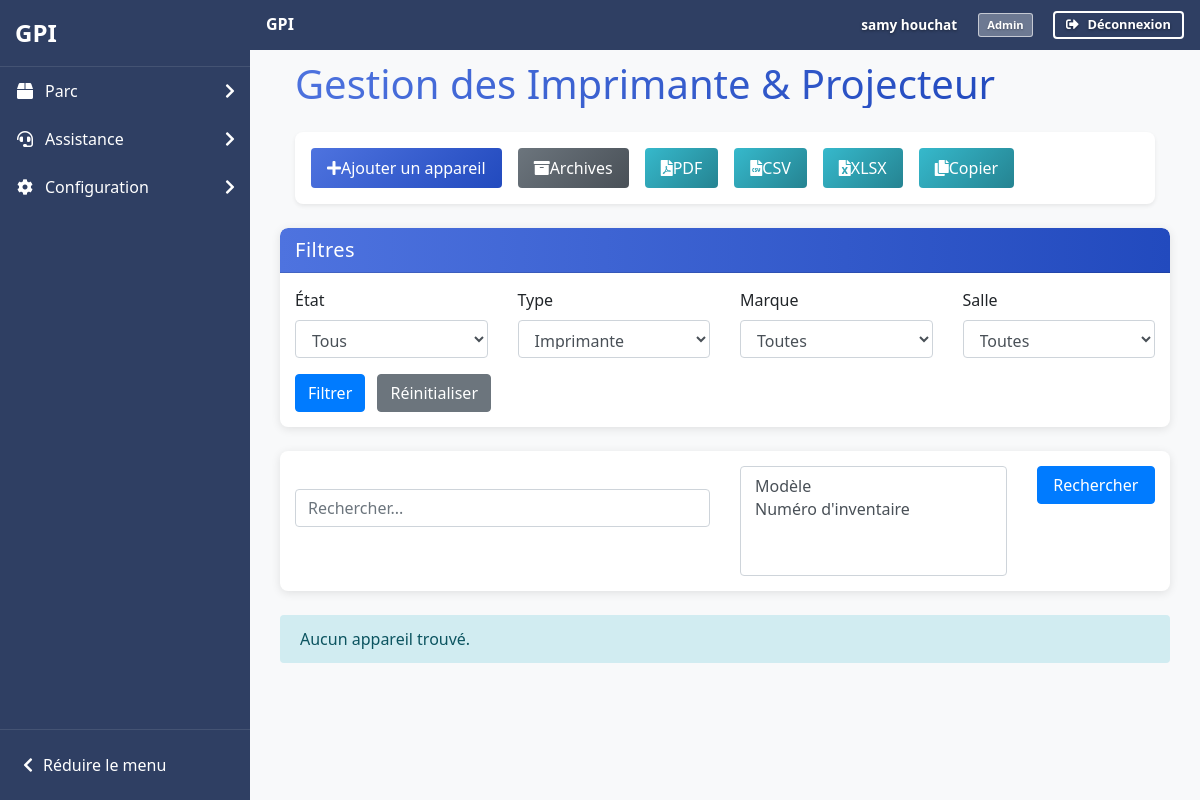
The page /pages/common/Gestion_appareil.php?type=Imprimante (signed in) on the database as committed earlier.
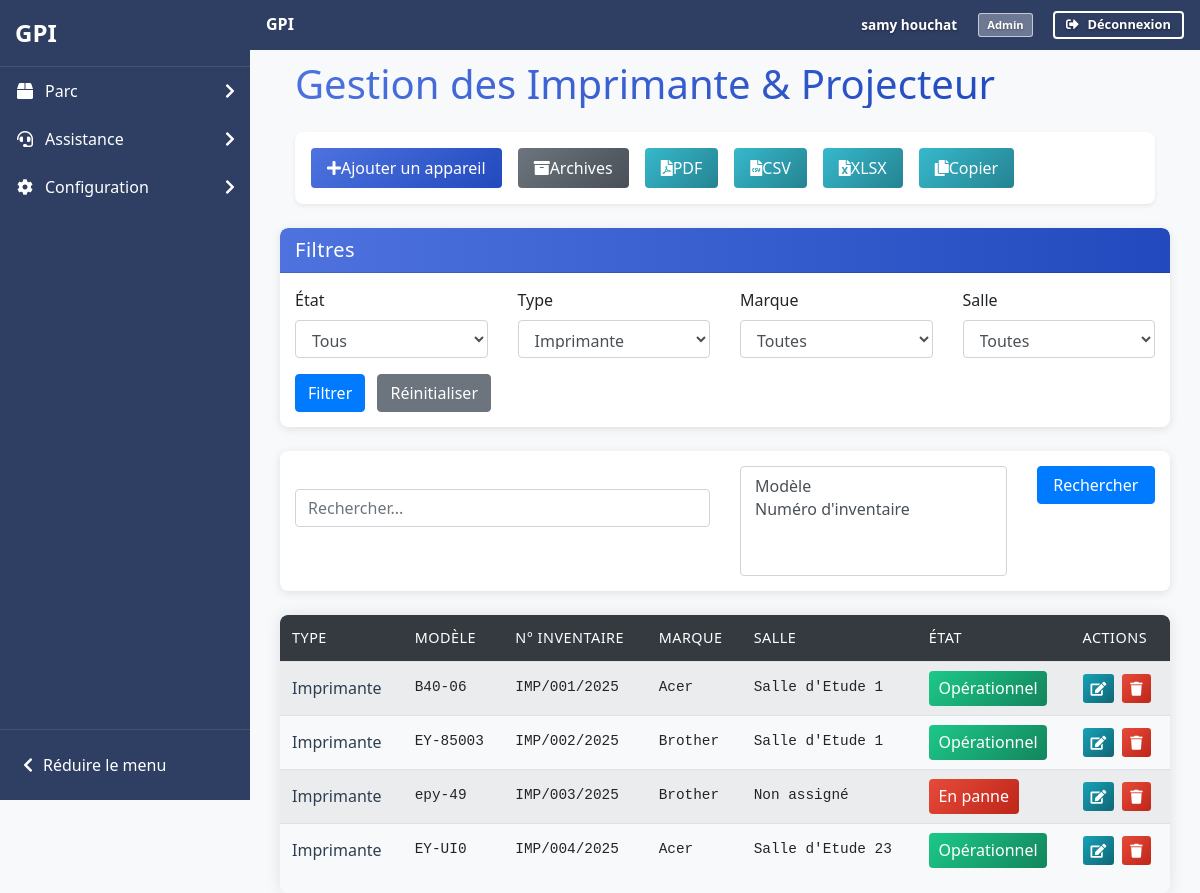
The same page on the database as committed later.
### tables this page shows
CREATE TABLE IF NOT EXISTS `appareils` (
  `id_appareil` int NOT NULL AUTO_INCREMENT,
  `type` enum('Imprimante','Projecteur') NOT NULL,
  `modele` varchar(100) NOT NULL,
  `numero_inventaire` varchar(50) NOT NULL,
  `etat` enum('Operationnel','En panne') NOT NULL DEFAULT 'Operationnel',
  `id_marque` int NOT NULL,
  `id_salle` int UNSIGNED DEFAULT NULL,
  `date_ajout` timestamp NULL DEFAULT CURRENT_TIMESTAMP,
  `supprime_le` timestamp NULL DEFAULT NULL,
  `est_affecte` tinyint(1) GENERATED ALWAYS AS ((`id_salle` is not null)) VIRTUAL,
  PRIMARY KEY (`id_appareil`),
  UNIQUE KEY `numero_serie` (`numero_inventaire`),
  KEY `id_marque` (`id_marque`),
  KEY `id_salle` (`id_salle`),
  KEY `type` (`type`),
  KEY `etat` (`etat`),
  KEY `supprime_le` (`supprime_le`)
);

CREATE TABLE IF NOT EXISTS `marque` (
  `id_marque` int NOT NULL AUTO_INCREMENT,
  `nom_marque` varchar(255) NOT NULL,
  PRIMARY KEY (`id_marque`),
  UNIQUE KEY `nom_marque` (`nom_marque`)
);

CREATE TABLE IF NOT EXISTS `salles` (
  `id_salle` int UNSIGNED NOT NULL AUTO_INCREMENT,
  `nom_salle` varchar(50) NOT NULL,
  `etage` enum('2','3') NOT NULL,
  `groupe` enum('Administratif','Etude','Cisco') NOT NULL,
  PRIMARY KEY (`id_salle`),
  UNIQUE KEY `unique_salle_etage` (`nom_salle`,`etage`)
);

### includes/filters.php (the view, shortened to what the changed rows need)
<?php
function getFilterForm($type, $filters = []) {
    $pdo = connectDB();
    $html = '<div class="card mb-4">
        <div class="card-header">
            <h5 class="mb-0">Filtres</h5>
        </div>
        <div class="card-body">
            <form method="GET" class="row">';
    $html .= '<div class="col-md-3 mb-3">
        <label>État</label>
        <select name="etat" class="form-control">';
    if ($type === 'poste') {
        $html .= '<option value="">Tous</option>';
        $html .= '<option value="opérationnel" ' . (isset($filters['etat']) && $filters['etat'] == 'opérationnel' ? 'selected' : '') . '>Opérationnel</option>';
        $html .= '<option value="en_panne" ' . (isset($filters['etat']) && $filters['etat'] == 'en_panne' ? 'selected' : '') . '>En panne</option>';
    } else {
        $html .= '<option value="">Tous</option>';
        $html .= '<option value="Operationnel" ' . (isset($filters['etat']) && $filters['etat'] == 'Operationnel' ? 'selected' : '') . '>Opérationnel</option>';
        $html .= '<option value="En panne" ' . (isset($filters['etat']) && $filters['etat'] == 'En panne' ? 'selected' : '') . '>En panne</option>';
    }
    $html .= '</select></div>';
    switch($type) {
        case 'appareil':
            $marques = $pdo->query("SELECT * FROM marque ORDER BY nom_marque")->fetchAll();
            $html .= '<div class="col-md-3 mb-3">
                <label>Type</label>
                <select name="type" class="form-control">
                    <option value="">Tous</option>
                    <option value="Imprimante" ' . (isset($filters['type']) && $filters['type'] == 'Imprimante' ? 'selected' : '') . '>Imprimante</option>
                    <option value="Projecteur" ' . (isset($filters['type']) && $filters['type'] == 'Projecteur' ? 'selected' : '') . '>Projecteur</option>
                </select>
            </div>';
            $html .= '<div class="col-md-3 mb-3">
                <label>Marque</label>
                <select name="id_marque" class="form-control">
                    <option value="">Toutes</option>';
            foreach($marques as $marque) {
                $html .= '<option value="' . $marque['id_marque'] . '" ' .
                         (isset($filters['id_marque']) && $filters['id_marque'] == $marque['id_marque'] ? 'selected' : '') . '>' .
                         htmlspecialchars($marque['nom_marque']) . '</option>';
            }
            $html .= '</select></div>';
            break;
    }
    $salles = $pdo->query("SELECT * FROM salles ORDER BY nom_salle")->fetchAll();
    $html .= '<div class="col-md-3 mb-3">
        <label>Salle</label>
        <select name="id_salle" class="form-control">
            <option value="">Toutes</option>';
    foreach($salles as $salle) {
        $html .= '<option value="' . $salle['id_salle'] . '" ' .
                 (isset($filters['id_salle']) && $filters['id_salle'] == $salle['id_salle'] ? 'selected' : '') . '>' .
                 htmlspecialchars($salle['nom_salle']) . '</option>';
    }
    $html .= '</select></div>';
    $html .= '<div class="col-12">
            <button type="submit" class="btn btn-primary">Filtrer</button>
            <a href="?" class="btn btn-secondary ml-2">Réinitialiser</a>
        </div>
        </form>
    </div>
    </div>';
    return $html;
}
function buildFilterQuery($type, $filters) {
    $where = [];
    $params = [];
    switch($type) {
        case 'appareil':
            if (!empty($filters['type'])) {
                $where[] = "a.type = ?";
                $params[] = $filters['type'];
            }
            break;
    }
    $whereClause = !empty($where) ? " WHERE " . implode(" AND ", $where) : "";
    return ['clause' => $whereClause, 'params' => $params];
}
function getSearchForm($search = '', $columns = []) {
    $html = '<div class="card mb-4">
        <div class="card-body">
            <form method="GET" class="row">
                <div class="col-md-6">
                    <input type="text" name="search" class="form-control"
                           placeholder="Rechercher..."
                           value="' . htmlspecialchars($search) . '">
                </div>
                <div class="col-md-4">
                    <select name="search_columns[]" class="form-control" multiple>';
    foreach($columns as $key => $label) {
        $selected = isset($_GET['search_columns']) && in_array($key, $_GET['search_columns']) ? 'selected' : '';
        $html .= '<option value="' . $key . '" ' . $selected . '>' . htmlspecialchars($label) . '</option>';
    }
    $html .= '</select>
                </div>
                <div class="col-md-2">
                    <button type="submit" class="btn btn-primary w-100">Rechercher</button>
                </div>
            </form>
        </div>
    </div>';
    return $html;
}

### pages/common/Gestion_appareil.php (shortened to what the changed rows need)
<?php
require_once '../../includes/functions.php';
require_once '../../includes/filters.php';
?>
<div class="container-fluid mt-4">
    <h1 class="mb-4 text-gradient">Gestion des Imprimante & Projecteur</h1>
    <div class="card mb-4 shadow-sm">
    </div>
</div>
<?php
try {
    $pdo = connectDB();
    $filters = [
        'type' => $_GET['type'] ?? '',
        'etat' => $_GET['etat'] ?? '',
        'id_salle' => $_GET['id_salle'] ?? '',
        'id_marque' => $_GET['id_marque'] ?? ''
    ];
    $search = $_GET['search'] ?? '';
    echo getFilterForm('appareil', $filters);
    $searchColumns = [
        'modele' => 'Modèle',
        'numero_inventaire' => 'Numéro d\'inventaire'
    ];
    echo getSearchForm($search, $searchColumns);
    $baseQuery = "SELECT a.*, m.nom_marque, s.nom_salle
                  FROM appareils a
                  LEFT JOIN marque m ON a.id_marque = m.id_marque
                  LEFT JOIN salles s ON a.id_salle = s.id_salle
                  WHERE 1=1";
    $filterData = buildFilterQuery('appareil', $filters);
    $finalQuery = $baseQuery . ($filterData['clause'] ? ' AND ' . substr($filterData['clause'], 6) : '');
    if (!empty($search)) {
        $selectedColumns = $_GET['search_columns'] ?? [];
        $whereClauses = [];
        $searchParams = [];
        foreach ($selectedColumns as $column) {
            switch($column) {
                case 'modele':
                    $whereClauses[] = "a.modele LIKE ?";
                    break;
                case 'numero_inventaire':
                    $whereClauses[] = "a.numero_inventaire LIKE ?";
                    break;
                case 'nom_marque':
                    $whereClauses[] = "m.nom_marque LIKE ?";
                    break;
            }
            $searchParams[] = "%$search%";
        }
        if (!empty($whereClauses)) {
            $finalQuery .= " AND (" . implode(" OR ", $whereClauses) . ")";
            $params = array_merge($filterData['params'], $searchParams);
        }
    } else {
        $params = $filterData['params'];
    }
    $stmt = $pdo->prepare($finalQuery);
    $stmt->execute($params);
    $appareils = $stmt->fetchAll();
    if (count($appareils) > 0) : ?>
        <div class="table-responsive">
            <table class="table table-striped table-hover">
                <thead class="thead-dark">
                    <tr>
                        <th>Type</th>
                        <th>Modèle</th>
                        <th>N° Inventaire</th>
                        <th>Marque</th>
                        <th>Salle</th>
                        <th>État</th>
                        <th>Actions</th>
                    </tr>
                </thead>
                <tbody>
                    <?php foreach ($appareils as $appareil) : ?>
                        <tr>
                            <td><?= htmlspecialchars($appareil['type']) ?></td>
                            <td><?= htmlspecialchars($appareil['modele']) ?></td>
                            <td><?= htmlspecialchars($appareil['numero_inventaire']) ?></td>
                            <td><?= htmlspecialchars($appareil['nom_marque'] ?? 'Non définie') ?></td>
                            <td><?= htmlspecialchars(empty($appareil['nom_salle']) ? 'Non assigné' : $appareil['nom_salle']) ?></td>
                            <td>
                                <?php if ($appareil['etat'] === 'Operationnel') : ?>
                                    <span class="badge-success">Opérationnel</span>
                                <?php elseif ($appareil['etat'] === 'en_panne') : ?>
                                    <span class="badge-danger">En panne</span>
                                <?php else : ?>
                                    <span class="badge-danger"><?= htmlspecialchars($appareil['etat']) ?></span>
                                <?php endif; ?>
                            </td>
                            <td>
                                <div class="d-flex gap-2">
                                    <a href="../../includes/gestion.php?action=modifier&id=<?= $appareil['id_appareil'] ?>"
                                       class="btn btn-gradient-edit btn-sm" title="Modifier">
                                        <i class="fas fa-edit"></i>
                                    </a>
                                    <a href="../../includes/gestion.php?action=supprimer&id=<?= $appareil['id_appareil'] ?>"
                                       onclick="return confirm('Êtes-vous sûr de vouloir supprimer cet appareil ?')"
                                       class="btn btn-gradient-danger btn-sm" title="Supprimer">
                                        <i class="fas fa-trash"></i>
                                    </a>
                                </div>
                            </td>
                        </tr>
                    <?php endforeach; ?>
                </tbody>
            </table>
        </div>
    <?php else : ?>
        <div class="alert alert-info">Aucun appareil trouvé.</div>
    <?php endif;
} catch (Exception $e) {
    ?>
    <div class="alert alert-danger">
        Une erreur est survenue : <?= htmlspecialchars($e->getMessage()) ?>
    </div>
    <?php
}
?>

Rows that differ between the two databases and show on the page:
added appareils: type "Imprimante", modele "B40-06", numero_inventaire "IMP/001/2025", id_marque.nom_marque "Acer", id_salle.nom_salle "Salle d'Etude 1", etat "Opérationnel"
added appareils: type "Imprimante", modele "EY-85003", numero_inventaire "IMP/002/2025", id_marque.nom_marque "Brother", id_salle.nom_salle "Salle d'Etude 1", etat "Opérationnel"
added appareils: type "Imprimante", modele "epy-49", numero_inventaire "IMP/003/2025", id_marque.nom_marque "Brother", nom_salle "Non assigné", etat "En panne"
added appareils: type "Imprimante", modele "EY-UI0", numero_inventaire "IMP/004/2025", id_marque.nom_marque "Acer", id_salle.nom_salle "Salle d'Etude 23", etat "Opérationnel"
Other text that changed with them:
text no longer shown: "Aucun appareil trouvé."
text now shown: "TYPE MODÈLE N° INVENTAIRE MARQUE SALLE ÉTAT ACTIONS"
